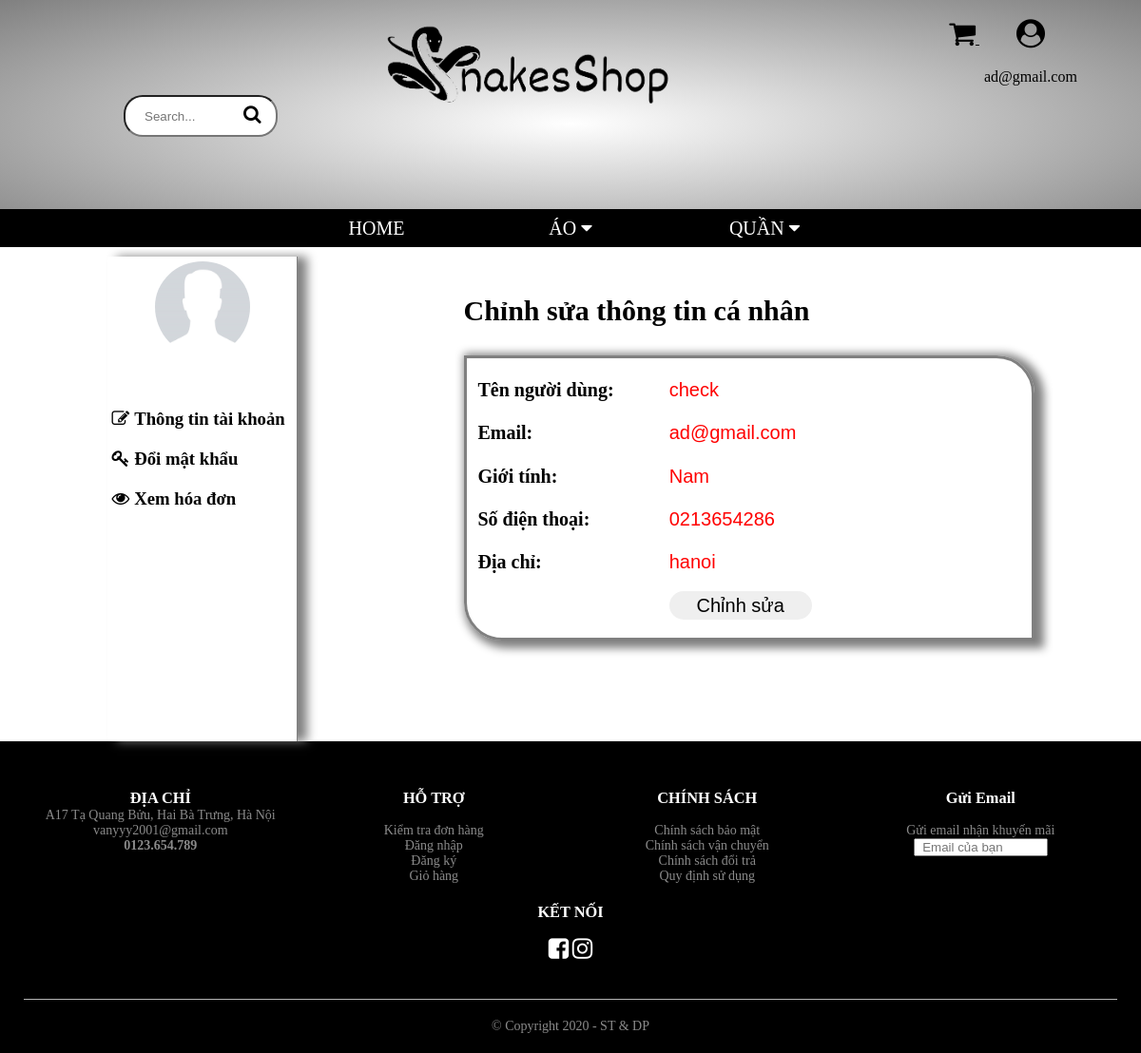
Screenshot of /user/info/update.php?email=ad@gmail.com (signed in) with the database file from the repository.
### tables this page shows
CREATE TABLE `customer` (
  `id_user` int(11) NOT NULL,
  `email` varchar(100) NOT NULL,
  `password` varchar(100) NOT NULL,
  `name` varchar(100) DEFAULT NULL,
  `sex` tinyint(4) DEFAULT NULL,
  `phone_number` char(10) DEFAULT NULL,
  `address` varchar(200) DEFAULT NULL,
  `status` tinyint(4) DEFAULT NULL
);

### user/info/update.php (the view, shortened to what this page needs)
<?php
    if(!isset($_SESSION["email"])){
        header("Location: login.php");
    }else{
    	include("../../connect/open.php");
        if(isset($_GET["email"]))
    	$email = $_GET["email"];
    	$sql = "SELECT * FROM customer WHERE email = '$email'";
    	$result = mysqli_query($con, $sql);
        $user = mysqli_fetch_array($result);
    }
?>
<!DOCTYPE html>
<html lang="en">
<head>
	<link rel="stylesheet" href="../../style_test.css">
    <link href="https://stackpath.bootstrapcdn.com/font-awesome/4.7.0/css/font-awesome.min.css" rel="stylesheet">
</head>
<body>
<?php
    include("../../header.php");
?>
<div class="container">
    <div class="row">
        <div class="col-lg-1">
            <?php
                    include("../nav.php");
            ?>
        </div>
        <div class="col-lg-2">
        <div class="small-container">
            <div class="row">
                <div class="table_info_main">
                    <h1>Chỉnh sửa thông tin cá nhân</h1>
                    <table class="update_info">
                        <form action="update_process.php?id_user=<?php echo $user["id_user"]; ?>" method="post"me>
                        <tr>
                            <th>Tên người dùng:</th>
                            <td>
                                <input type="text" name="name" value="<?php echo $user["name"]; ?>">
                            </td>
                        </tr>
                        <tr>
                            <th>Email:</th>
                            <td>
                                <input type="text" name="email" value="<?php echo $user["email"]; ?>">
                            </td>
                        </tr>
                        <tr>
                            <th>Giới tính:</th>
                            <td>
                                <input type="text" name="sex" value="<?php
                                    if($user["sex"] == 1){
                                        echo "Nam";
                                    }else{
                                        echo "Nữ";
                                    }
                                ?>">
                            </td>
                        </tr>
                        <tr>
                            <th>Số điện thoại:</th>
                            <td>
                                <input type="text" name="phone" value="<?php echo $user["phone_number"]; ?>">
                            </td>
                        </tr>
                        <tr>
                            <th>Địa chỉ:</th>
                            <td>
                                <input type="text" name="address" value="<?php echo $user["address"]; ?>">
                            </td>
                        </tr>
                        <tr>
                            <td></td>
                            <td><button>Chỉnh sửa</button></td>
                        </tr>
                        </form>
                    </table>
                </div>
            </div>
        </div>
        </div>
    </div>
</div>
    <?php
        include("../../footer.php");
    ?>
</body>
</html>

### style_test.css (style rules this page uses)
* { margin: 0; padding: 0; box-sizing: border-box; }
.col-lg-2 .small-container { min-height: 500px; }
.col-lg-2 .small-container h1 { font-size: 30px; margin-top: 30px; padding-bottom:30px; }
.col-lg-2 .small-container .row .update_info { width: 100%; float: right; border:3px solid gray; padding:10px; width:600px; height:300px; text-align: left; font-size: 20px; border-radius: 0px 40px 0px 40px; box-shadow: 5px 3px 10px 5px gray; }
.col-lg-2 .small-container .update_info input { height: 30px; border:none; color: red; font-size: 20px; outline: none; }
.col-lg-2 .small-container .update_info button { height: 30px; border:none; color: black; font-size: 20px; width: 150px; border-radius: 15px; }
.container { max-width: 1400px; margin: auto; padding-left: 25px; padding-right: 25px; }
.row { display: flex; flex-wrap: wrap; justify-content: space-around; margin-top: 10px; }

### rows the page displays
customer: name "check", email "ad@gmail.com", sex "Nam", phone "0213654286", address "hanoi"

### other values shown
$email "ad@gmail.com"
